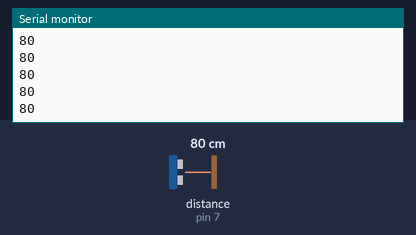
A sketch run on a simulated Arduino Uno, built with avr-gcc and run on an emulated ATmega328P. Shown: the last lines printed to the serial monitor. Wiring (inferred from the names in the program): ultrasonic range finder: trigger pin 7; echo pin 7. Inputs (shaded band) come from the test bench; at power-on: distance to the obstacle (sensor on pin 7) 80 cm. The echo pulse lasts 58.3 µs per cm.

Above: at 1.2 s.
1.3 s: distance to the obstacle (sensor on pin 7) set to 2 cm
At 1.38 s:
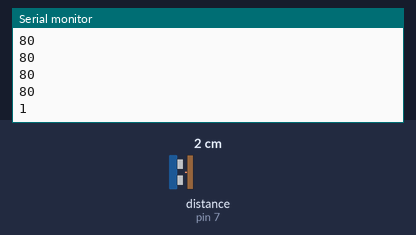
2.8 s: distance to the obstacle (sensor on pin 7) set to 4 cm
At 2.89 s:
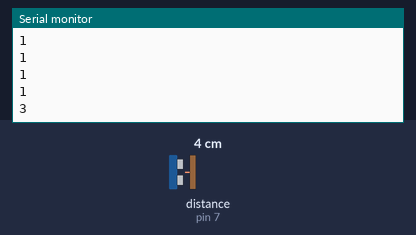
Timing chart, 0 to 5.8 s (numbered marks = the images above; inputs shaded):
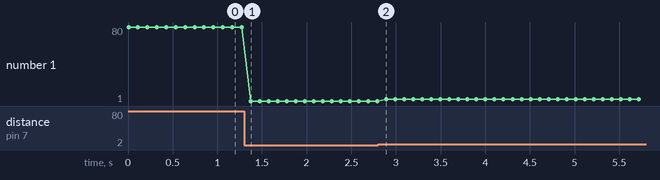

Measured:
- after the input at 1.3 s, the serial monitor: prints a new line after 0.07 s (image 1)
- after the input at 2.8 s, the serial monitor: prints a new line after 0.09 s (image 2)
- plotted number 1: 80 → 1 after the input at 1.3 s, 1 → 3 after the input at 2.8 s

The sketch:

sensor.ino
```cpp
const int pingPin = 7;

void setup() {
	Serial.begin(9600);
}

void loop()
{
	long duration, cm;
	pinMode(pingPin, OUTPUT);
	digitalWrite(pingPin, LOW);
	delayMicroseconds(2);
	digitalWrite(pingPin, HIGH);
	delayMicroseconds(5);
	digitalWrite(pingPin, LOW);
	pinMode(pingPin, INPUT);
	duration = pulseIn(pingPin, HIGH);

	cm = microsecondsToCentimeters(duration);

	Serial.print(cm);
	Serial.println();

	delay(100);
}

long microsecondsToCentimeters(long microseconds)
{
	return microseconds / 29 / 2;
}
```
